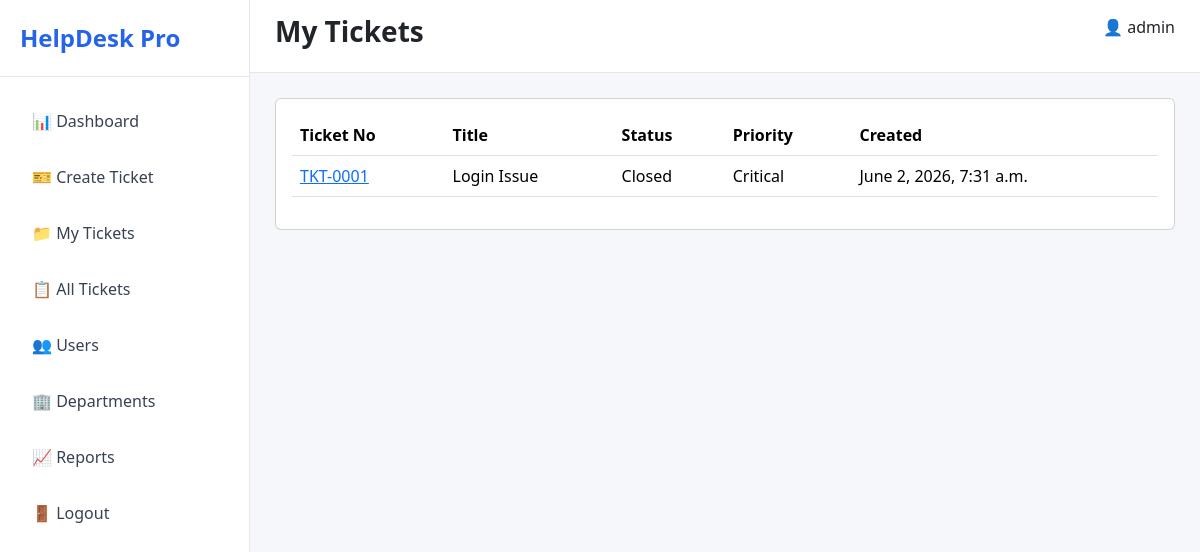
Before: /tickets/my-tickets/ (signed in) with the older database file.
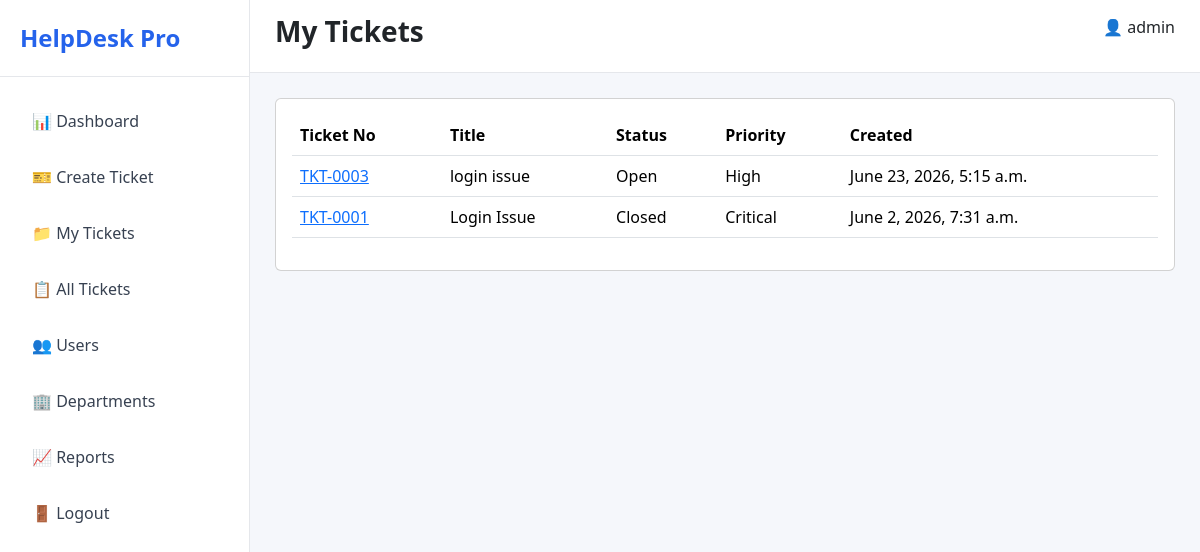
After: the same page with the newer database file.
### tickets/models.py (models this page shows, shortened)
class Ticket(models.Model):
    PRIORITY_CHOICES = [
        ('Low', 'Low'),
        ('Medium', 'Medium'),
        ('High', 'High'),
        ('Critical', 'Critical'),
    ]
    STATUS_CHOICES = [
        ('Open', 'Open'),
        ('In Progress', 'In Progress'),
        ('Resolved', 'Resolved'),
        ('Closed', 'Closed'),
    ]
    ticket_number = models.CharField(
        max_length=20,
        unique=True
    )
    title = models.CharField(
        max_length=255
    )
    description = models.TextField()
    department = models.ForeignKey(
        Department,
        on_delete=models.CASCADE
    )
    priority = models.CharField(
        max_length=20,
        choices=PRIORITY_CHOICES,
        default='Low'
    )
    status = models.CharField(
        max_length=20,
        choices=STATUS_CHOICES,
        default='Open'
    )
    created_by = models.ForeignKey(
        settings.AUTH_USER_MODEL,
        on_delete=models.CASCADE,
        related_name='created_tickets'
    )
    assigned_to = models.ForeignKey(
        settings.AUTH_USER_MODEL,
        on_delete=models.SET_NULL,
        null=True,
        blank=True,
        related_name='assigned_tickets'
    )
    created_at = models.DateTimeField(
        auto_now_add=True
    )
    updated_at = models.DateTimeField(
        auto_now=True
    )

### tickets/views.py (the view)
# urls.py: path('my-tickets/', my_tickets, name='my_tickets'),
@login_required
def my_tickets(request):
    tickets = Ticket.objects.filter(
        created_by=request.user
    ).order_by('-created_at')
    return render(
        request,
        'tickets/my_tickets.html',
        {'tickets': tickets}
    )

### templates/tickets/my_tickets.html (shortened to what this page needs)
{% extends 'base.html' %}
{% block page_title %}
My Tickets
{% endblock %}
{% block content %}
<div class="card">
    <div class="card-body">
        <table class="table">
            <thead>
                <tr>
                    <th>Ticket No</th>
                    <th>Title</th>
                    <th>Status</th>
                    <th>Priority</th>
                    <th>Created</th>
                </tr>
            </thead>
            <tbody>
                {% for ticket in tickets %}
                <tr>
                    <td>
                        <a href="{% url 'ticket_detail' ticket.id %}">
                            {{ ticket.ticket_number }}
                        </a>
                    </td>
                    <td>{{ ticket.title }}</td>
                    <td>{{ ticket.status }}</td>
                    <td>{{ ticket.priority }}</td>
                    <td>{{ ticket.created_at }}</td>
                </tr>
                {% empty %}
                <tr>
                    <td colspan="5">
                        No tickets found.
                    </td>
                </tr>
                {% endfor %}
            </tbody>
        </table>
    </div>
</div>
{% endblock %}

Changed rows visible on the page:
added Ticket: ticket_number "TKT-0003", title "login issue", status "Open", priority "High", created_at "June 23, 2026, 5:15 a.m."
